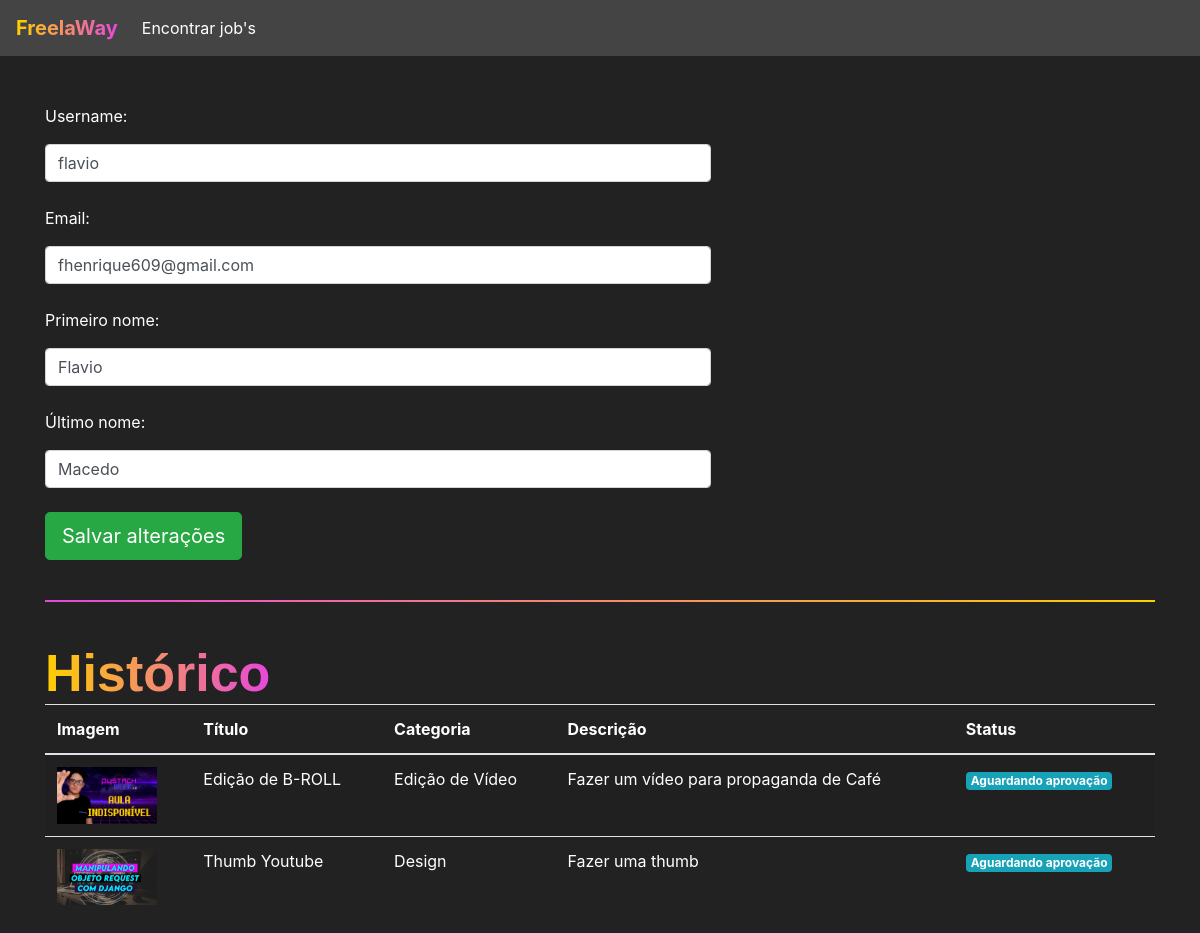
Page /jobs/perfil/ (signed in) on the earlier database version.
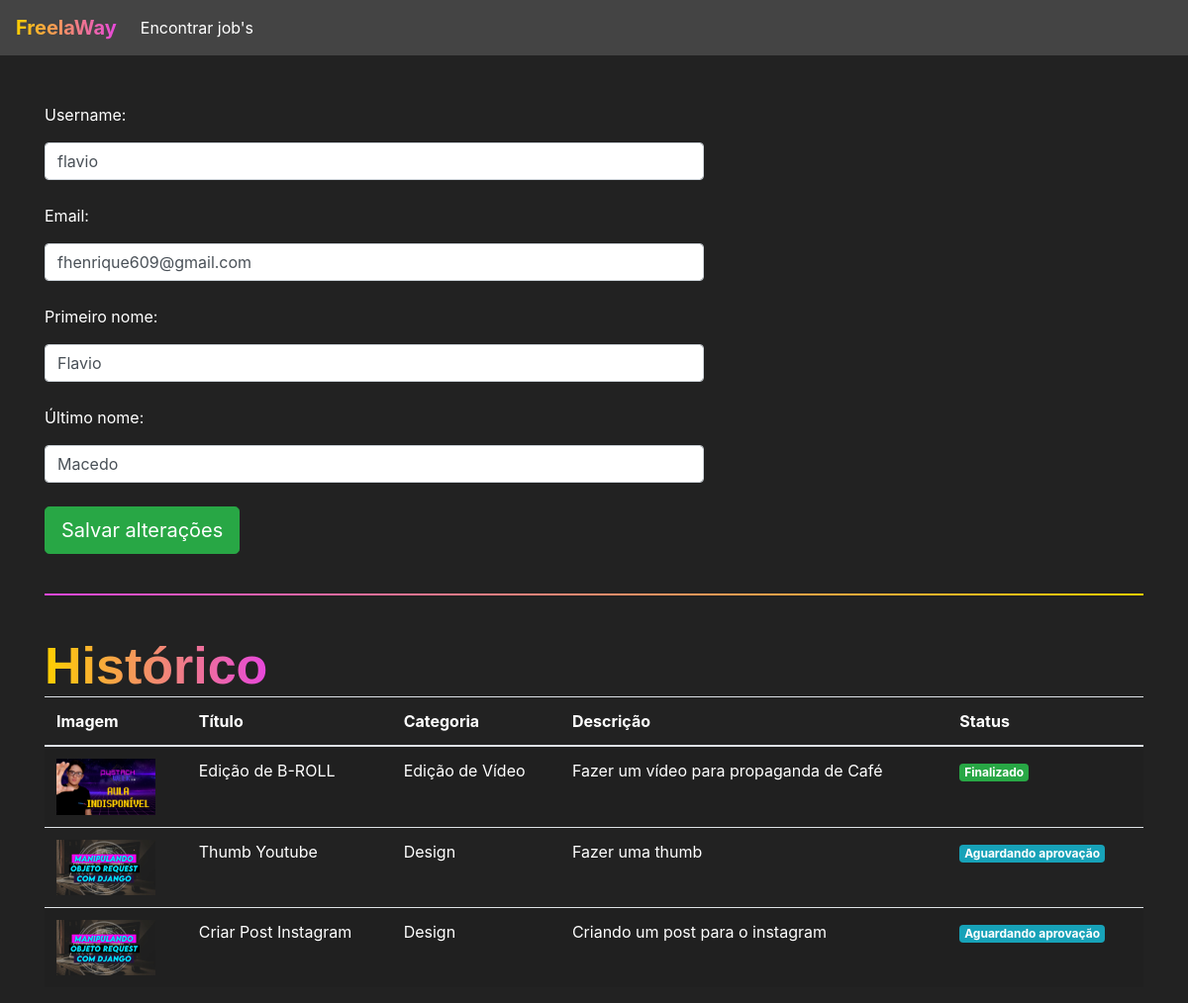
Same page on the later database version.
### jobs/models.py (models this page shows, shortened)
class Jobs(models.Model):
    categoria_choices = (
        ('D', 'Design'),
        ('EV', 'Edição de Vídeo')
    )
    status_choices = (
        ('C', 'Em criação'),
        ('AA', 'Aguardando aprovação'),
        ('F', 'Finalizado')
    )
    titulo = models.CharField(max_length=200)
    descricao = models.TextField()
    categoria = models.CharField(max_length=2, choices=categoria_choices, default="D")
    prazo_de_entrega = models.DateTimeField()
    preco = models.FloatField()
    referencias = models.ManyToManyField(Referencias)
    profissional = models.ForeignKey(User, on_delete=models.DO_NOTHING, null=True, blank=True)
    reservado = models.BooleanField(default=False)
    status = models.CharField(max_length=2, choices=status_choices, default='C')
    arquivo_final = models.FileField(null=True)

class Referencias(models.Model):
    arquivo = models.FileField(upload_to='referencias')
    def __str__(self) -> str:
        return self.arquivo.url

### jobs/views.py (the view, shortened to what this page needs)
# urls.py: path('perfil/', views.perfil, name='perfil'),
@login_required(login_url='/auth/logar')
def perfil(request):
    if request.method == "GET":
        jobs = Jobs.objects.filter(profissional=request.user)
        return render(request, 'perfil.html', {'jobs': jobs})

### jobs/templates/perfil.html (shortened to what this page needs)
{% extends 'base.html' %}
{% load static %}
{% block 'head' %}
    <link rel="stylesheet" href="{% static 'jobs/css/encontrar_jobs.css' %}">
    <link rel="stylesheet" href="{% static 'jobs/css/perfil.css' %}">
{% endblock 'head' %}
{% block 'body' %}
    <br>
    <br>
    <div class="container">
        <div style="width: 60%">
            <form action="{% url 'perfil' %}" method="post">
                <p>Username:</p>
                <input type="text" class="form-control" value="{{user.username}}" name="username">
                <br>
                <p>Email:</p>
                <input type="email" class="form-control" value="{{user.email}}" name="email">
                <br>
                <p>Primeiro nome:</p>
                <input type="text" class="form-control" value="{{user.first_name}}" name="primeiro_nome">
                <br>
                <p>Último nome:</p>
                <input type="text" class="form-control" value="{{user.last_name}}" name="ultimo_nome">
                <br>
                <input type="submit" class="btn btn-success btn-lg" value="Salvar alterações">
            </form>
        </div>
        <br>
        <hr class="borda-degrade">
        <br>
        <h4 class="titulo">Histórico</h4>
        <table class="table table-striped" style="background-color: #222; color: white;">
            <thead>
                <tr>
                    <th scope="col">Imagem</th>
                    <th scope="col">Título</th>
                    <th scope="col">Categoria</th>
                    <th scope="col">Descrição</th>
                    <th scope="col">Status</th>
                </tr>
            </thead>
            <tbody>
                {% for job in jobs %}
                    <tr>
                        <th scope="row"><img width="100px" src="{{job.referencias.all.0}}"></th>
                        <td>{{job.titulo}}</td>
                        <td>
                            {% if job.categoria == 'D' %}
                            Design
                            {% else %}
                            Edição de Vídeo
                            {% endif %}
                        </td>
                        <td>{{job.descricao}}</td>
                        <td>
                            {% if job.status == 'AA' %}
                                <span class="badge badge-info">Aguardando aprovação</span>
                            {% elif job.status == 'C'%}
                                <button class="badge badge-primary" data-toggle="modal" data-target="#modal-job-{{job.id}}">Em criação</button>
                            {% else %}
                                <span class="badge badge-success">Finalizado</span>
                            {% endif %}
                        </td>
                    </tr>
                {% endfor %}
            </tbody>
        </table>
    </div>
{% endblock 'body' %}

### templates/base.html (shortened to what this page needs)
<!DOCTYPE html>
<html lang="en">
<head>
    {% block 'head' %}{% endblock 'head' %}
    <link rel="stylesheet" href="https://cdn.jsdelivr.net/npm/bootstrap@4.6.1/dist/css/bootstrap.min.css">
</head>
<body class="fundo">
    {% if user.is_authenticated %}
        <nav style="background-color: #444;" class="navbar navbar-expand-lg navbar-dark">
            <a class="navbar-brand" href="#"><span class="font-degrade-nav">FreelaWay</span></a>
            <div class="collapse navbar-collapse" id="navbarNav">
                <ul class="navbar-nav">
                    <li class="nav-item active">
                        <a class="nav-link" href="#">Encontrar job's</a>
                    </li>
                </ul>
            </div>
        </nav>
    {% endif %}
    {% block 'body' %}{% endblock 'body' %}
</body>
</html>

### templates/static/jobs/css/encontrar_jobs.css (style rules this page uses)
.fundo { background-color: #222; color: white; }
.titulo { font-family: Arial, Helvetica, sans-serif; font-weight: bold; font-size: 52px; display: inline; background-image: linear-gradient(90deg, rgba(255,207,0,1) 0%, rgba(231,71,220,1) 100%); background-clip: text; -webkit-background-clip: text; color: transparent; padding-bottom: 10px; }

### templates/static/jobs/css/perfil.css (style rules this page uses)
.fundo { background-color: #222; color: white; }
.borda-degrade { border: 1px solid transparent; border-image: linear-gradient(90deg,rgba(231,71,220,1) 0%,rgba(255,207,0,1) 100%); border-image-slice: 1; }
.titulo { font-family: Arial, Helvetica, sans-serif; font-weight: bold; font-size: 52px; display: inline; background-image: linear-gradient(90deg, rgba(255,207,0,1) 0%, rgba(231,71,220,1) 100%); background-clip: text; -webkit-background-clip: text; color: transparent; padding-bottom: 10px; }

### templates/base.html (style rules this page uses)
.font-degrade-nav { background-image: linear-gradient(90deg, rgba(255,207,0,1) 0%, rgba(231,71,220,1) 100%); background-clip: text; -webkit-background-clip: text; color: transparent; padding-bottom: 10px; font-size: 20px; font-weight: bold; }

Differences in the rows shown:
changed Jobs "Edição de B-ROLL": status "Aguardando aprovação" → "Finalizado"
added Jobs: referencias.all.0 (placeholder picture), titulo "Criar Post Instagram", categoria "Design", descricao "Criando um post para o instagram", status "Aguardando aprovação"
